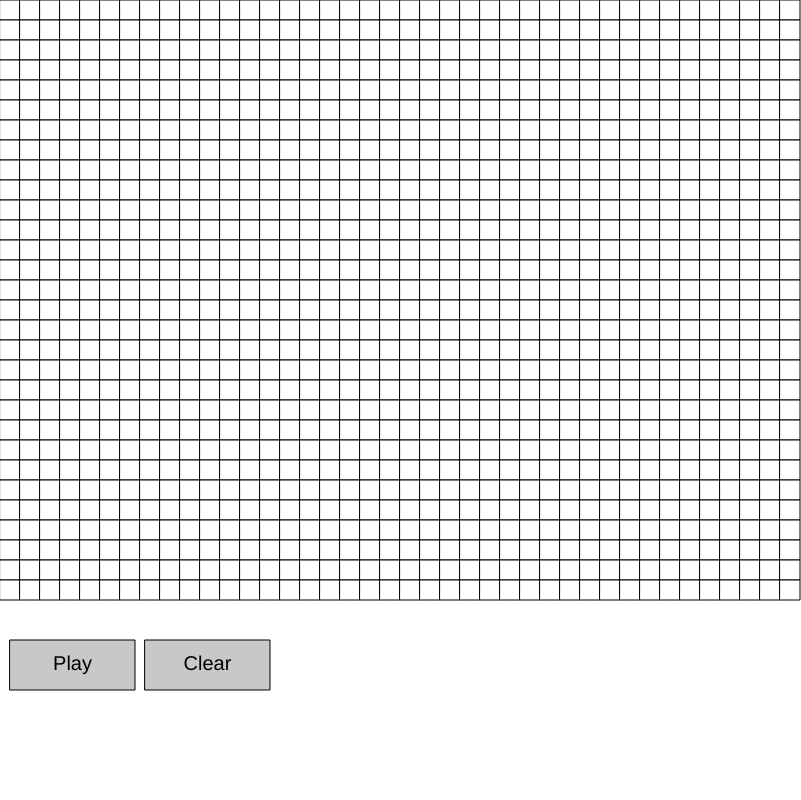
Frame 1 (no input)
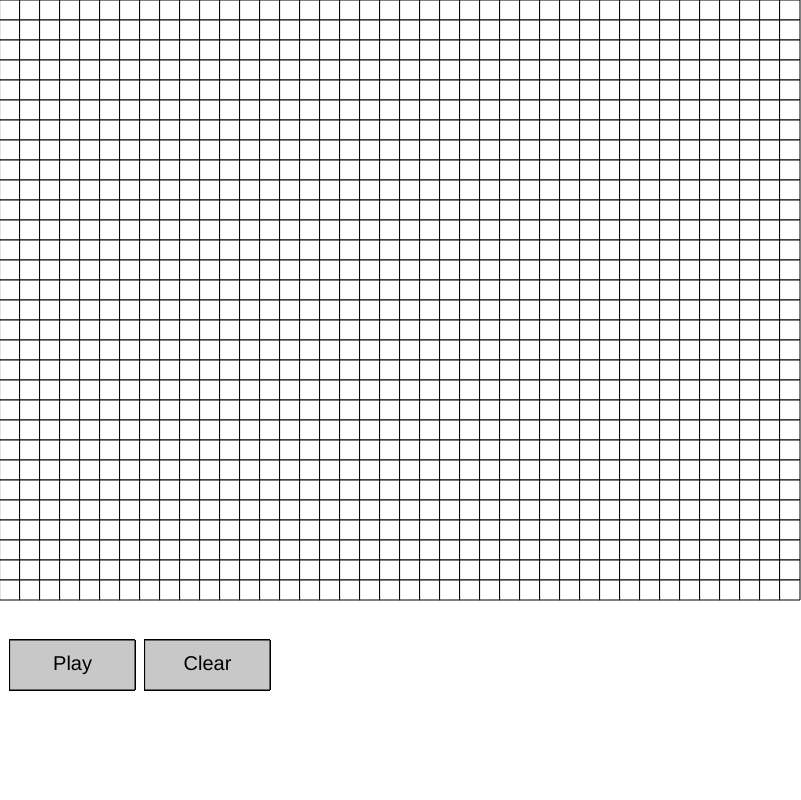
Frame 60 (no input)
Frame 120 (the mouse pressed at the canvas centre since frame 60): identical to frame 60, image omitted

The p5.js sketch that drew these frames (run headless with seeded random() and noise() and a simulated clock; from frame 60 on, the mouse is pressed at the canvas centre):

// p5.js sketch
// ── sketch.js
class Cell {
	constructor(curState, nextState, neighbourUp, neighbourDown, neighbourLeft, neighbourRight, neighbourUpperLeft, neighbourUpperRight, neighbourLowerLeft, neighbourLowerRight, indexX, indexY) {
		this.curState = curState;
		this.nextState = nextState;
		this.neighbourUp = neighbourUp;
		this.neighbourDown = neighbourDown;
		this.neighbourLeft = neighbourLeft;
		this.neighbourRight = neighbourRight;
		this.neighbourUpperLeft = neighbourUpperLeft;
		this.neighbourUpperRight = neighbourUpperRight;
		this.neighbourLowerLeft = neighbourLowerLeft;
		this.neighbourLowerRight = neighbourLowerRight;
		this.indexX = indexX;
		this.indexY = indexY;
	}
}

class Button{
	constructor(x,y,width,height,text)
	{
		this.x = x;
		this.y = y;
		this.width = width;
		this.height = height;
		this.text = text;
	}
}

var buttonsEditor = [
	new Button(10, 640, 125, 50, "Play"),
	new Button(145, 640, 125, 50, "Clear")
];

var buttonsPlaying = [
	new Button(10, 640, 125, 50, "Pause")
];

var cells = [];

var gridCountX = 20;
var gridCountY = 20;
var gridSizeX = 800;
var gridSizeY = 600;

var isGameRunning = false;

var timeBetweenGen = 200;
var timer;

var rows;
var collums;

function setup() 
{
	createCanvas(801, 800);

	timer = Date.now()

	createCells();
	drawCurrentGeneration();
}

function draw() 
{
	GUI();

	if(isGameRunning == true && timer <= Date.now())
	{
		calculateNextGeneration();
		advanceGeneration();
		drawCurrentGeneration();

		timer = Date.now() + timeBetweenGen;
	}	
}

function createCells()
{
	rows = (gridSizeX) / gridCountX;
	collums = (gridSizeY) / gridCountY; 

	for(i = 0; i < collums; i++)
	{
		for(j = 0; j < rows; j++)
		{
			var tCell = new Cell(0, 0, 0, 0, 0, 0, 0, 0, 0, 0, 0, 0);
			tCell.indexX = j;
			tCell.indexY = i;
			cells.push(tCell);
		}
	}

	var cellsLength = cells.length;

	for(i = 0; i < cellsLength; i++)
	{
		var iIndexX = cells[i].indexX;
		var iIndexY = cells[i].indexY;

		for(j = 0; j < cellsLength; j++)
		{
			var jIndexX = cells[j].indexX;
			var jIndexY = cells[j].indexY;

			//Create link between a cell and its neighbours
			if(jIndexX == (iIndexX - 1) && jIndexY == iIndexY)
				cells[i].neighbourLeft = cells[j];

			if(jIndexX == (iIndexX + 1) && jIndexY == iIndexY)
				cells[i].neighbourRight = cells[j];

			if(jIndexY == (iIndexY - 1) && jIndexX == iIndexX)
				cells[i].neighbourUp = cells[j];

			if(jIndexY == (iIndexY + 1) && jIndexX == iIndexX)
				cells[i].neighbourDown = cells[j];
			
			if(jIndexX == (iIndexX - 1) && jIndexY == (iIndexY - 1))
				cells[i].neighbourUpperLeft = cells[j];

			if(jIndexX == (iIndexX + 1) && jIndexY == (iIndexY - 1))
				cells[i].neighbourUpperRight = cells[j];

			if(jIndexX == (iIndexX - 1) && jIndexY == (iIndexY + 1))
				cells[i].neighbourLowerLeft = cells[j];

			if(jIndexX == (iIndexX + 1) && jIndexY == (iIndexY + 1))
				cells[i].neighbourLowerRight = cells[j];
		}
	}
}

function calculateNextGeneration()
{
	var cellsLength = cells.length;

	for(var i = 0; i < cellsLength; i++)
	{
		var populatedNeighbours = 0;

		//Count amount of populated neighbours
		if(cells[i].neighbourLeft != undefined && cells[i].neighbourLeft.curState == 1)
			populatedNeighbours++;

		if(cells[i].neighbourRight != undefined && cells[i].neighbourRight.curState == 1)
			populatedNeighbours++;

		if(cells[i].neighbourUp != undefined && cells[i].neighbourUp.curState == 1)
			populatedNeighbours++;

		if(cells[i].neighbourDown != undefined && cells[i].neighbourDown.curState == 1)
			populatedNeighbours++;

		if(cells[i].neighbourUpperLeft != undefined && cells[i].neighbourUpperLeft.curState == 1)
			populatedNeighbours++;

		if(cells[i].neighbourUpperRight != undefined && cells[i].neighbourUpperRight.curState == 1)
			populatedNeighbours++;

		if(cells[i].neighbourLowerLeft != undefined && cells[i].neighbourLowerLeft.curState == 1)
			populatedNeighbours++;

		if(cells[i].neighbourLowerRight != undefined && cells[i].neighbourLowerRight.curState == 1)
			populatedNeighbours++;


		//Apply the laws of Conway's Game of Life
		if(cells[i].curState == 1)
		{
			if(populatedNeighbours < 2 || populatedNeighbours > 3)
				cells[i].nextState = 0;

			if(populatedNeighbours == 2 || populatedNeighbours == 3)
				cells[i].nextState = 1;
		}
		else if(cells[i].curState == 0)
		{
			if(populatedNeighbours == 3)
				cells[i].nextState = 1;
		}
	}
}

function advanceGeneration()
{
	var cellsLength = cells.length;

	for(var i = 0; i < cellsLength; i++)
	{
		cells[i].curState = cells[i].nextState;
	}
}

function drawCurrentGeneration()
{
	var cellsLength = cells.length;

	for(var i = 0; i < cellsLength; i++)
	{
		if(cells[i].curState == 1)
		{
			fill(0);
			rect(cells[i].indexX * gridCountX, cells[i].indexY * gridCountY, gridCountY, gridCountX);
		}
		else if(cells[i].curState == 0)
		{
			fill(255);
			rect(cells[i].indexX * gridCountX, cells[i].indexY * gridCountY, gridCountY, gridCountX);
		}
	}
}

function wipeGeneration()
{
	var cellsLength = cells.length;

	for(var i = 0; i < cellsLength; i++)
	{
		cells[i].curState = 0;
		cells[i].nextState = 0;
	}
}

function wipeNextGeneration()
{
	var cellsLength = cells.length;

	for(var i = 0; i < cellsLength; i++)
	{
		cells[i].nextState = 0;
	}
}

function editorMode()
{
	var mouseInGrid = true;
	var mouseGridX = Math.ceil(mouseX / gridCountX) - 1;
	var mouseGridY = Math.ceil(mouseY / gridCountX) - 1;
	var cellIndex;

	if(mouseX == 0)
		mouseGridX = 0;
	if(mouseY == 0)
		mouseGridY = 0;

	if(mouseX > gridSizeX)
		mouseInGrid = false
	if(mouseY > gridSizeY)
		mouseInGrid = false;

	if(mouseInGrid == true)
	{
		cellIndex = (mouseGridY * (rows)) + mouseGridX;

		if(cells[cellIndex].curState == 0)
		{
			cells[cellIndex].curState = 1;
			fill(0);
			rect(cells[cellIndex].indexX * gridCountX, cells[cellIndex].indexY * gridCountY, gridCountY, gridCountX);
		}
		else if(cells[cellIndex].curState == 1)
		{
			cells[cellIndex].curState = 0;
			fill(255);
			rect(cells[cellIndex].indexX * gridCountX, cells[cellIndex].indexY * gridCountY, gridCountY, gridCountX);
		}
	}
}

function mouseClicked()
{
	if(isGameRunning == false)
	{
		editorMode();
		checkEditorButtons();
	}
	else
	{
		checkPlayingButtons();
	}

}

function GUI()
{
	if(isGameRunning == false)
	{
		var buttonsLength = buttonsEditor.length;

		for(var i = 0; i < buttonsLength; i++)
		{
			fill(200);
			rect(buttonsEditor[i].x, buttonsEditor[i].y, buttonsEditor[i].width, buttonsEditor[i].height);

			fill(0);
			textAlign(CENTER);
			textSize(20);
			text(buttonsEditor[i].text, buttonsEditor[i].x + (buttonsEditor[i].width * 0.5), buttonsEditor[i].y + (buttonsEditor[i].height * 0.5) + 5)
		}
	}
	else
	{
		var buttonsLength = buttonsPlaying.length;

		for(var i = 0; i < buttonsLength; i++)
		{
			fill(200);
			rect(buttonsPlaying[i].x, buttonsPlaying[i].y, buttonsPlaying[i].width, buttonsPlaying[i].height);

			fill(0);
			textAlign(CENTER);
			textSize(20);
			text(buttonsPlaying[i].text, buttonsPlaying[i].x + (buttonsPlaying[i].width * 0.5), buttonsPlaying[i].y + (buttonsPlaying[i].height * 0.5) + 5)
		}


	}
}

function checkEditorButtons()
{
	var buttonText;
	var buttonsLength = buttonsEditor.length;

	for(var i = 0; i < buttonsLength; i++)
	{
		if(mouseX > buttonsEditor[i].x && mouseX < (buttonsEditor[i].x + buttonsEditor[i].width))
		{
			if(mouseY > buttonsEditor[i].y && mouseY < (buttonsEditor[i].y + buttonsEditor[i].height))
			{
				buttonText = buttonsEditor[i].text;
				break;
			}
		}
	}

	if(buttonText != undefined)
	{
		switch(buttonText)
		{
			case "Play":
				isGameRunning = true;
				clear();
				break;

			case "Clear":
				wipeGeneration();
				drawCurrentGeneration();
				break;

			default:

		}
	}
}

function checkPlayingButtons()
{
	var buttonIndex;
	var buttonsLength = buttonsPlaying.length;

	for(var i = 0; i < buttonsLength; i++)
	{
		if(mouseX > buttonsPlaying[i].x && mouseX < (buttonsPlaying[i].x + buttonsPlaying[i].width))
		{
			if(mouseY > buttonsPlaying[i].y && mouseY < (buttonsPlaying[i].y + buttonsPlaying[i].height))
			{
				buttonText = buttonsPlaying[i].text;
			}
		}
	}

	if(buttonText != undefined)
	{
		switch(buttonText)
		{
			case "Pause":
				isGameRunning = false;
				wipeGeneration();
				break;
			
			default:
		}
	}
}
